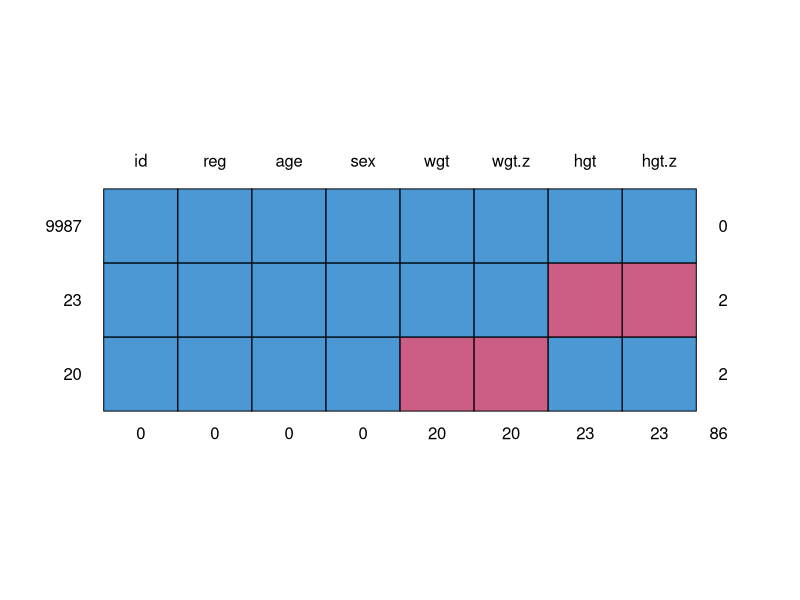
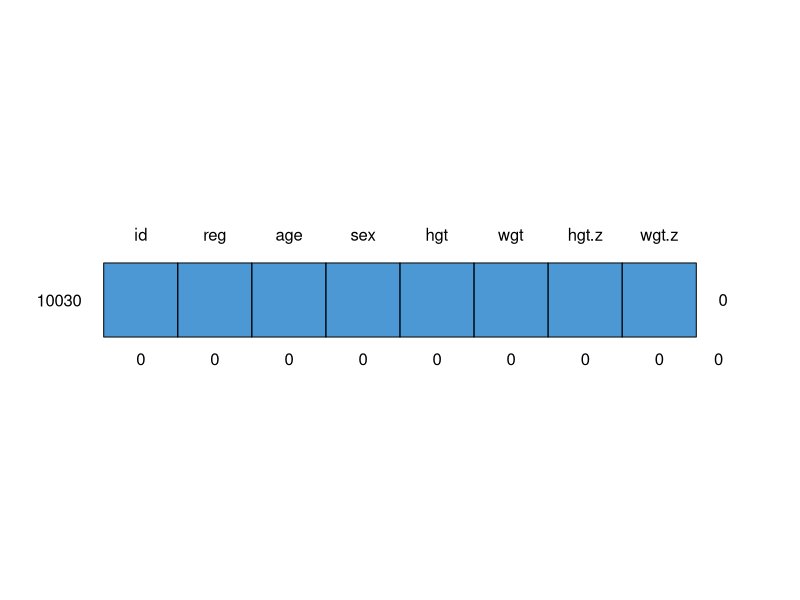
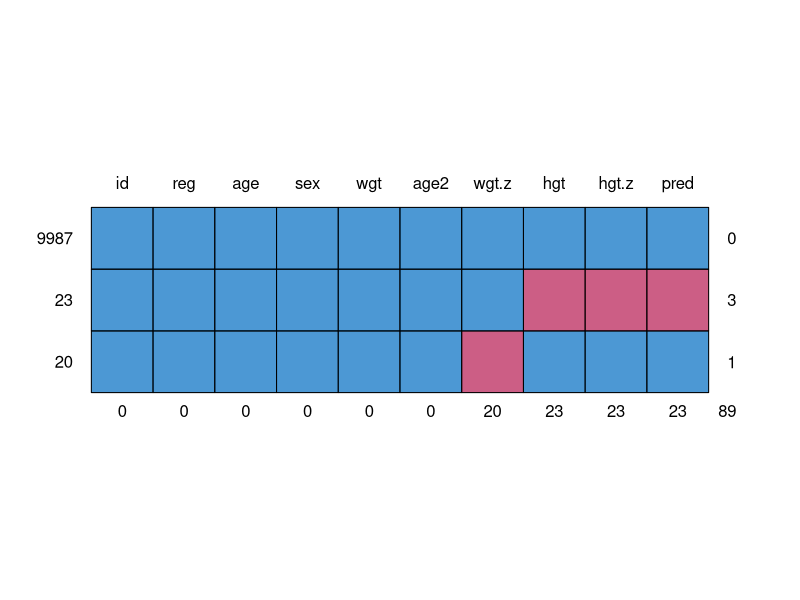
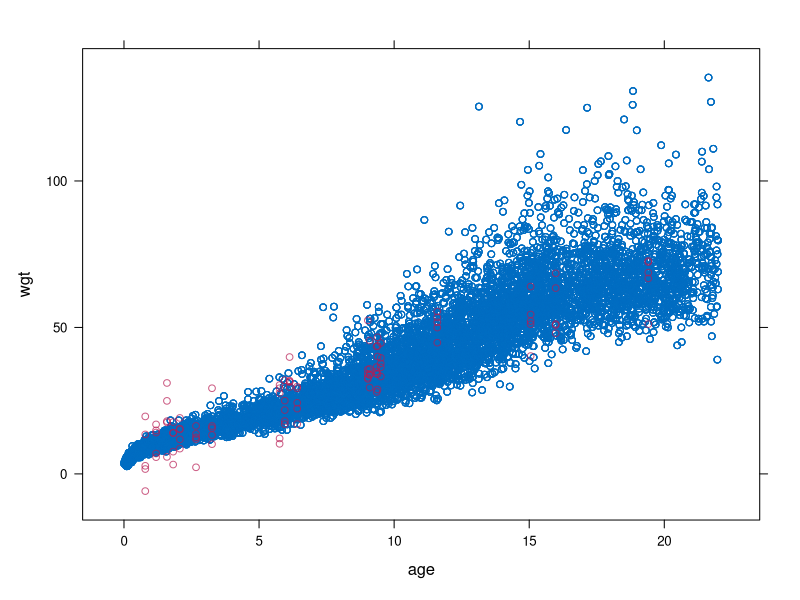

Source code (R) for these figures, in order:
## ---- chunk 1
#loading libraries
library(tidyverse)
library(mice)
library(dplyr)
## ---- chunk 2

df <- nhanes
df_cc <- na.omit(df) #omiting the n/a values
df_cc
## ---- chunk 3
#compute the mean
imp_mean <- mice(df, method = "mean", m = 1, maxit = 1)

#put on new df to store the missing values as mean values of each colum
df_mean <- complete(imp_mean)
df_mean
## ---- chunk 4
var(df)
## ---- chunk 5
#Comparison var ( As u can imagine if u are inputing values as MEAN, the variance will decrease because more points will become "closer to the mean")

var(df_cc)
## ---- chunk 6
var(df_mean)
## ---- chunk 7
#loading and look for summaries
md.pattern(fdgs)
## ---- chunk 8
df <- fdgs
na_idx <- is.na(df$wgt)
imp_model <- lm(wgt ~ reg + age + I(age^2) + sex + hgt, data = df, na.action = na.omit)

pred_wgt <- predict(imp_model, newdata = df[na_idx,])
pred_wgt

# we can impute the predicted values like so:
df$wgt[na_idx] <- pred_wgt

# mean estimate with regression imputation:
mean(df$wgt)

## ---- chunk 9
# mean estimate with complete case analysis:
mean(df$wgt[!na_idx])
## ---- chunk 10
na_idx[1:10]
## ---- chunk 11
!na_idx[1:10]
## ---- chunk 12
#Original
df_fdgs <- fdgs

#df without n/a
df_fdgs_cc <- na.omit(df_fdgs)
                      
#df with mean imputation
imp_mean <- mice(df_fdgs, method = "mean", m = 1, maxit = 1)
df_fgds_mean <- complete(imp_mean)

#look for df`s

md.pattern( df_fgds_mean)
## ---- chunk 13
#df with reg manually (u have to use df without the n/a)

df_fdgs_age2 <- df_fdgs %>%
  mutate( age2 = age ** 2) # elevate age to quadratic as question suggests

multi.fit = lm(wgt~reg+age+age2+sex+hgt, data=df_fdgs_age2)
summary(multi.fit)

## ---- chunk 14
#predict some values
value <- data.frame(
  reg = c("North"),
  age = 10,
  age2 = c(100),
  sex = c("girl"),
  hgt = c(30)
)

pred2 <- predict(multi.fit, value)
pred2

## ---- chunk 15
# Use fit to predict the value
df3 <- df_fdgs_age2 %>% 
  #create a pred column to compare with original
  mutate(pred = predict(multi.fit, .)) %>%
  # Replace NA with pred in var1
  mutate(wgt = ifelse(is.na(wgt), pred, wgt))

# See the result
df3[na_idx,]

## ---- chunk 16
#Same thing with diferent code
df4 <- df_fdgs_age2 
na_idx <- is.na(df4$wgt)
imp_model <- lm(wgt ~ reg + age + I(age^2) + sex + hgt, data= df4, na.action = na.omit)

pred_wgt <- predict(imp_model, newdata = df4[na_idx,])
pred_wgt

# we can impute the predicted values like so:
df4$wgt[na_idx] <- pred_wgt

df4[na_idx,]

## ---- chunk 17
#show original df just to compare
df_fdgs[rowSums(is.na(df_fdgs)) > 0,]
## ---- chunk 18
#look at 3 indexes to compare the values with original df
ids <- df_fdgs[rowSums(is.na(df_fdgs)) > 0,1] #picking every ids with n/a values

filter(df3, id %in% ids)


## ---- chunk 19
md.pattern(df3)
## ---- chunk 20
#lookinf for the mean, removing N/A of the hgt colum
mean(df3$wgt)

## ---- chunk 21
mean(df_fdgs_cc$wgt)
## ---- chunk 22
#df with regression imputation Using mice

df_fgds_reg <- df_fdgs

imp <- mice(df_fdgs, method = "norm.nob", seed = 1,
           m = 5, print = FALSE)
xyplot(imp, wgt ~ age )
## ---- chunk 23
df_fgds_reg <- complete(imp)
#mean first time
mean(df_fgds_reg$wgt)
## ---- chunk 24
#using stocasthic regression
df_fgds_reg <- df_fdgs #clean df


imp <- mice(df_fdgs, method = "norm.nob",
           m = 1, print = FALSE)

df_fgds_reg <- complete(imp)

#mean 2nd time
mean(df_fgds_reg$wgt)
